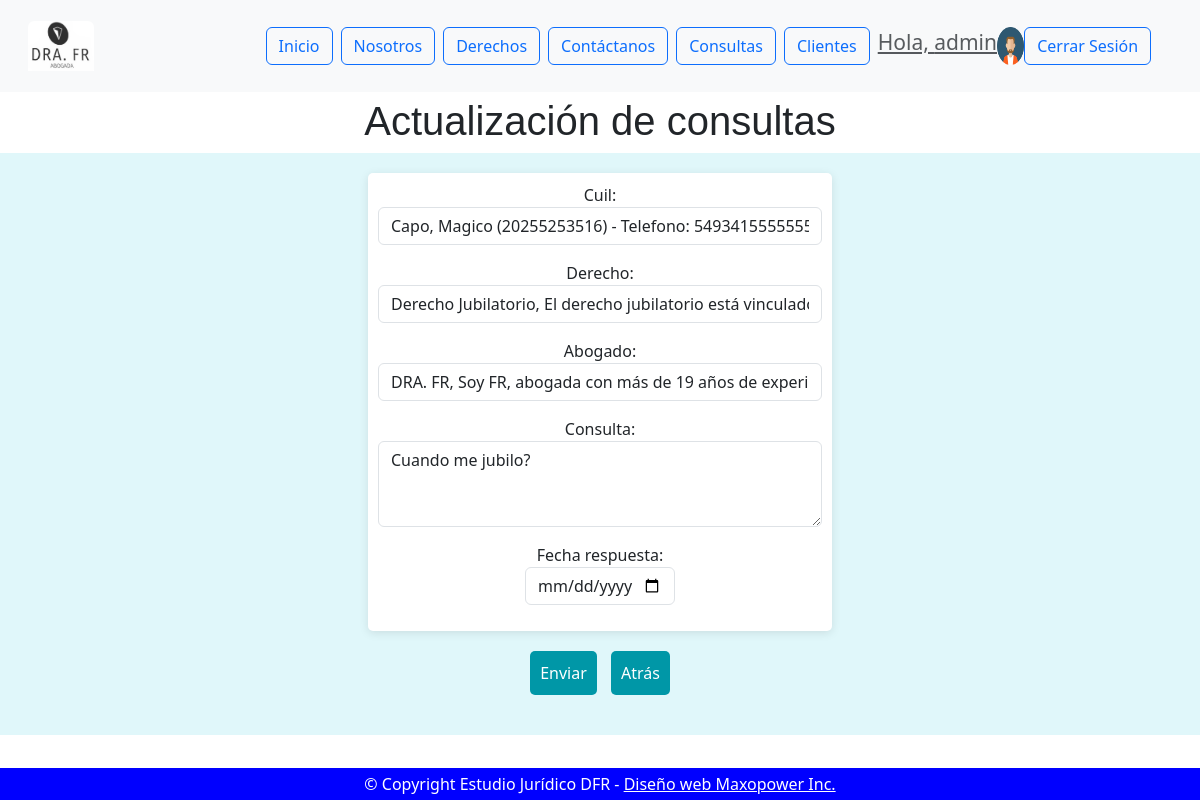
Page /consultas/consultas/update/1 (signed in) on the committed database.
### home/models.py (models this page shows, shortened)
class UserProfile(models.Model):
    user = models.OneToOneField(User, on_delete=models.CASCADE)
    image = models.ImageField(upload_to='avatares/', null=True, blank=True)

### clientes/models.py (models this page shows)
class Cliente(models.Model):
    class Estado(models.TextChoices):
        SELECCIONE = '', 'Seleccione'
        SOLTERO = "SOLTERO", "soltero"
        CASADO = "CASADO", "casado"
        DIVORCIADO = "DIVORCIADO", "divorciado"
        SEPARADO = "SEPARADO", "separado"
        VIUDO = "VIUDO", "viudo"
        CONCUBINO = "CONCUBINO", "concubino"
    cuil = models.IntegerField(unique=True)
    apellido = models.CharField(max_length=30)
    nombre = models.CharField(max_length=30)
    telefono = models.IntegerField()
    direccion = models.CharField(max_length=40, blank=True, null=True)
    email = models.EmailField(max_length=30)
    fecha_nacimiento = models.DateField(blank=True, null=True)
    estado_civil = models.CharField(
        max_length=20,
        choices=Estado.choices,
        default=Estado.SELECCIONE,  # Establece "Seleccione" como valor por defecto
    )
    avatar = models.ImageField(upload_to='avatares/', blank=True, null=True)
    class Meta:
        verbose_name = 'Cliente'
        verbose_name_plural = 'Clientes'
    def __str__(self):
        return (
            f"{self.apellido}, {self.nombre} ({self.cuil}) - Telefono: {self.telefono}"
        )

### consultas/models.py (models this page shows, shortened)
class Consulta(models.Model):
    class Estado(models.TextChoices):
        PENDIENTE = "PENDIENTE", "Pendiente"
        RESPONDIDA = "RESPONDIDA", "Respondida"
    cuil = models.ForeignKey(Cliente, on_delete=models.DO_NOTHING)
    derecho = models.ForeignKey(Derecho, on_delete=models.DO_NOTHING)
    abogado = models.ForeignKey(Nosotros, on_delete=models.DO_NOTHING)
    consulta = models.TextField(max_length=200)
    fecha_consulta = models.DateField(auto_now=True)
    estado_consulta = models.CharField(
        max_length=10, choices=Estado.choices, default=Estado.PENDIENTE
    )
    fecha_respuesta = models.DateField(null=True, blank=True)
    disponible = models.BooleanField(default=True)
    class Meta:
        verbose_name = "Consulta"
        verbose_name_plural = "Consultas"

### consultas/views.py (the view)
# urls.py: path('consultas/update/<int:pk>', ConsultaUpdate.as_view(), name='consulta_update'),
class ConsultaUpdate(LoginRequiredMixin, UpdateView):
    model = Consulta
    form_class = ConsultaForm
    success_url = reverse_lazy('consultas:consulta_list')

### consultas/forms.py (shortened to what this page needs)
class ConsultaForm(forms.ModelForm):
    class Meta:
        model = Consulta
        fields = ['cuil', 'derecho', 'abogado', 'consulta', 'fecha_respuesta']
        widgets = {
            'cuil': forms.Select(attrs={'class': 'form-control'}),
            'derecho': forms.Select(attrs={'class': 'form-control'}),
            'abogado': forms.Select(attrs={'class': 'form-control'}),
            'consulta': forms.Textarea(attrs={'class': 'form-control', 'rows': 3}),  # Área de texto para consulta
            'fecha_respuesta': forms.DateInput(attrs={
                'class': 'form-control',
                'type': 'date',
                'style': 'width: 150px; margin: 0 auto;'  # Ajusta el tamaño y centra
            }),
        }

### derechos/models.py (called while the page is built)
    def __str__(self):
        return f"{self.nombre}, {self.descripcion}: {self.disponible}"

### nosotros/models.py (called while the page is built)
    def __str__(self):
        return f"{self.nombre}, {self.descripcion}, {self.celular}"

### consultas/templates/consultas/consulta_form.html (shortened to what this page needs)
{% extends 'home/base.html' %}
{% block header %}
    {% if form.instance.pk %}
        <h1 style="text-align: center; font-family: Arial, sans-serif; margin-top: 5px;">
            Actualización de consultas
        </h1>
    {% else %}
        <h1 style="text-align: center; font-family: Arial, sans-serif; margin-top: 5px;">
            Agregando consultas
        </h1>
    {% endif %}
{% endblock header %}
{% block main %}
<div style="text-align: center; background-color: #e0f7fa; padding: 20px;">
    <form method="POST" style="margin-bottom: 20px;">
        <table style="margin: 0 auto; width: 40%; border-collapse: collapse; background-color: #ffffff; border-radius: 5px; box-shadow: 0 2px 10px rgba(0,0,0,0.1);">
            <tbody>
                <tr>
                    <td style="padding: 10px;">
                        {{ form.as_p }}
                    </td>
                </tr>
            </tbody>
        </table>
        <div style="margin-top: 20px;">
            <button type="submit" style="padding: 10px; background-color: #0097a7; border: none; border-radius: 5px; color: white; margin-right: 10px;">Enviar</button>
            <button style="padding: 10px; background-color: #0097a7; border: none; border-radius: 5px;">
                <a href="{% url 'consultas:consulta_index' %}" style="color: white; text-decoration: none;">Atrás</a>
            </button>
        </div>
    </form>
</div>
{% endblock main %}

### home/templates/home/componentes/header.html (shortened to what this page needs)
{% load static %}
<link href="https://cdn.jsdelivr.net/npm/bootstrap@5.3.0-alpha3/dist/css/bootstrap.min.css" rel="stylesheet">
<header>
    <nav class="navbar navbar-expand-lg navbar-light bg-light p-3" id="menu">
        <div class="container-fluid">
            <a class="navbar-brand" href="{% url 'home:index' %}">
                <img src="{% static 'home/img/logo.jpg' %}" class="img-fluid rounded-top" alt="logo"; height="30%"; width="30%""/>
            </a>
            <div class="collapse navbar-collapse" id="navbarSupportedContent">
                <ul class="navbar-nav mx-auto mb-2 mb-lg-0">
                    <li class="nav-item">
                        <a class="btn btn-outline-primary me-2" href="{% url 'home:index' %}">Inicio</a>
                    </li>
                    <li class="nav-item">
                        <a class="btn btn-outline-primary me-2" href="{% url 'nosotros:nosotros' %}">Nosotros</a>
                    </li>
                    <li class="nav-item">
                        <a class="btn btn-outline-primary me-2" href="{% url 'derechos:derechos_index' %}">Derechos</a>
                    </li>
                    <li class="nav-item">
                        <a class="btn btn-outline-primary me-2" href="{% url 'nosotros:contacto' %}">Contáctanos</a>
                    </li>
                    {% if user.is_authenticated %}
                        <li class="nav-item">
                            <a class="btn btn-outline-primary me-2" href="{% url 'consultas:consulta_index' %}">Consultas</a>
                        </li>
                        <li class="nav-item">
                            <a class="btn btn-outline-primary me-2" href="{% url 'clientes:index' %}">Clientes</a>
                        </li>
                        <li class="nav-item">
                            <h4><a class="text-muted small mb-4 mb-lg-0">Hola, {{ user.username }}</a></h4>
                        </li>
                        {% if user.userprofile.image %}
                            <img src="{{ user.userprofile.image.url }}" alt="Avatar" class="img-fluid" style="max-width: 3%;">
                        {% endif %}
                        <form action="{% url 'home:logout' %}" method="POST">
                            <button class="btn btn-outline-primary me-2" type="submit">Cerrar Sesión</button>
                        </form>
                    {% else %}
                        <li class="nav-item">
                            <a class="btn btn-outline-primary me-2" href="{% url 'home:login' %}">Login</a>
                        </li>
                    {% endif %}
                </ul>
            </div>
        </div>
    </nav>
</header>

### rows in the picture
Cliente: cuil "Capo, Magico (20255253516) - Telefono: 54934155555556"
Consulta: derecho "Derecho Jubilatorio, El derecho jubilatorio está vinculado a la seguridad social y protege a los trabajadores cuando alcanzan la edad para jubilarse, es decir, cuando dejan de trabajar después de cumplir con ciertos requisitos. En Argentina, el sistema de jubilaciones está regulado por la Ley 24.241 y otras normas complementarias. Requisitos para Jubilarse Edad: La edad jubilatoria en Argentina es de 65 años para los hombres y 60 años para las mujeres. Aportes: Es necesario haber realizado aportes durante al menos 30 años al sistema previsional (ANSES). Jubilaciones anticipadas: En algunos casos, los trabajadores pueden acceder a una jubilación anticipada, siempre y cuando cumplan con…", abogado "DRA. FR, Soy FR, abogada con más de 19 años de experiencia en asesorando a clientes. Especializada en Derecho de Familia y apasionada por brindar soluciones jurídicas que prioricen el bienestar de las personas en situaciones sensibles. A lo largo de mi carrera, he asesorado y representado a clientes en una amplia variedad de asuntos familiares, como divorcios, acuerdos de custodia, y regímenes patrimoniales, siempre buscando un enfoque justo y equilibrado que proteja los derechos de todas las partes involucradas. Además, mi práctica se extiende al Derecho Sucesorio, donde acompaño a familias en la planificación de herencias y en la resolución de sucesiones, ayudando a prevenir conflictos y…", consulta "Cuando me jubilo?"

### other values in the picture
{{ user.username }} "admin"
